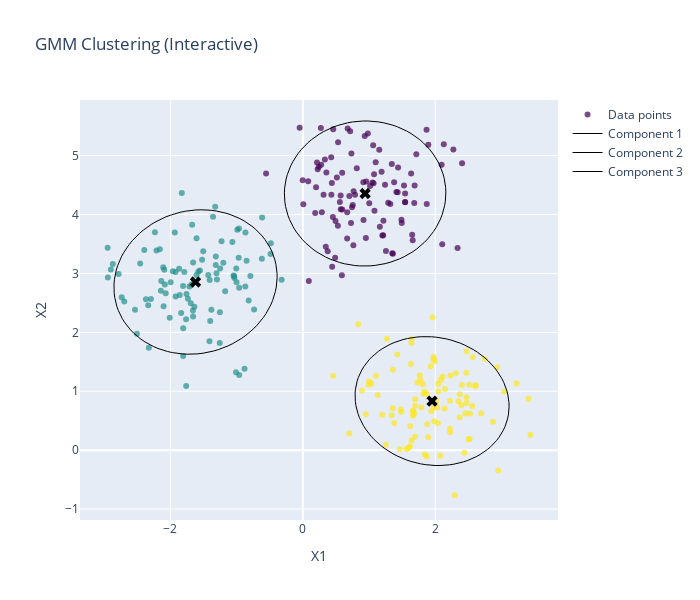

Source (notebook cell):
### Code cell
labels = gmm_kmeans.predict(X)
plot_gmm_interactive(X, labels, gmm_kmeans.means_, gmm_kmeans.covariances_)
